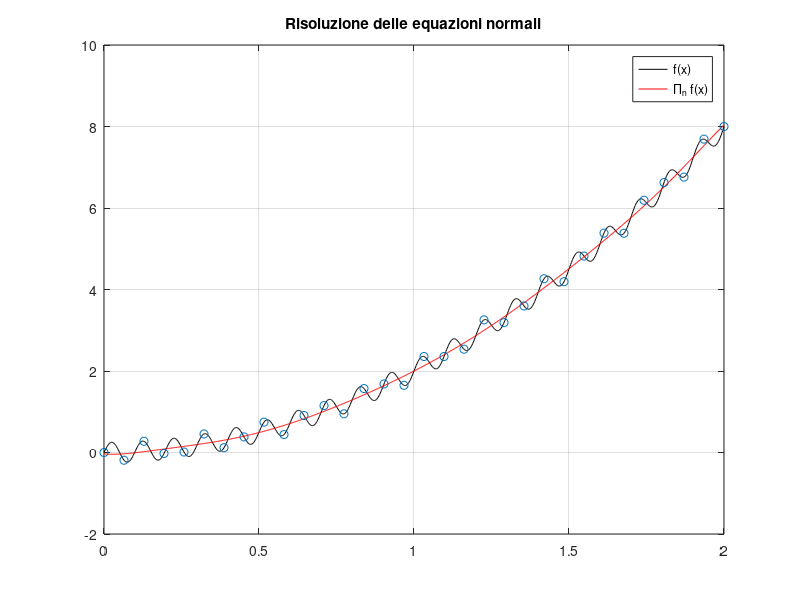
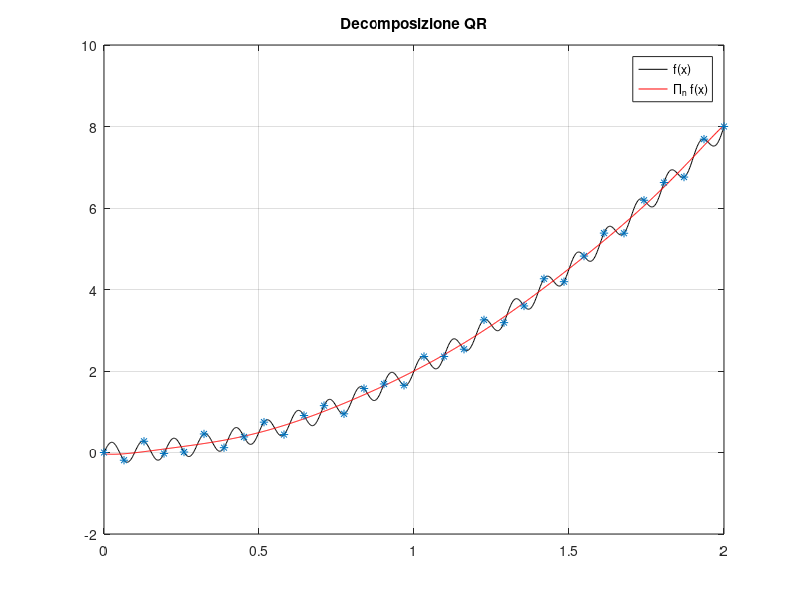
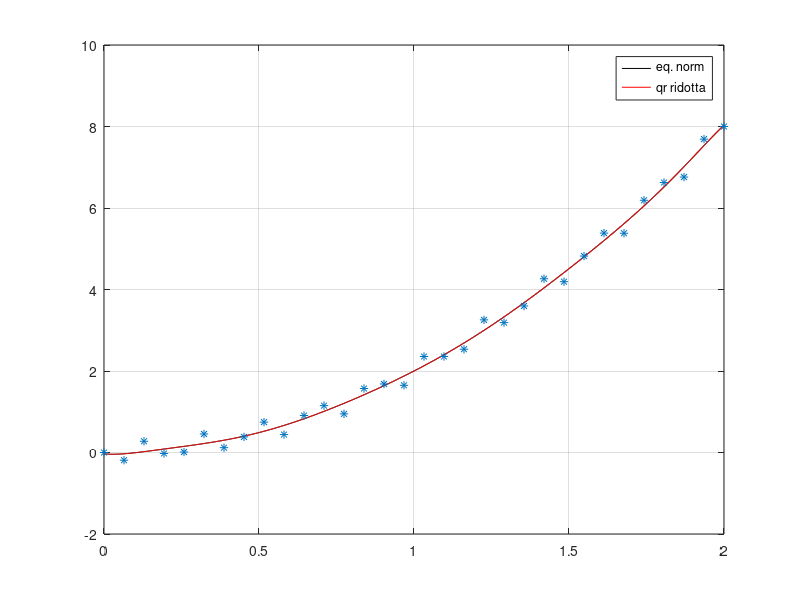

Source code (MATLAB) for these figures, in order:
% Esercizio 1 Laboratorio 9

clear
close all
clc

%% a) nuvola di punti

% definire f con una function handle

f = @(x) 2 * x .^ 2 + 1/4 * sin( 20*pi*x );

% generare i nodi con linspace

a = 0; b = 2; m = 31;

xnod = linspace( a, b, m+1 );

% fare plot dei punti

ynod = f ( xnod );

% plot( xnod, ynod, '*' );

%% b) costruzione matrice M

% help Vander

%  vander Vandermonde matrix.
%     A = vander(V), for a vector of length n, returns the n-by-n
%     Vandermonde matrix A. The columns of A are powers of the vector V,
%     such that the j-th column is A(:,j) = V(:).^(n-j)

% costruire la matrice di Vandermonde

V = vander( xnod );

% estrarre M

% n = 3;
n = 10;         % punto d

M = V( :, (end-n): end );         % m, m-1, ..., n, n-1, ..., 1, 0
% M sono le ultime n+1 colonne, pertanto in alternativa posso scrivere
% M = V( :, (m+1-n):(m+1) );

% risolvere le equazioni normali con il \ (backslash)
MM = M' * M;
My = M' * ynod';        % xnod è un vettore riga, pertanto anche ynod
c_eqnorm = MM \ My;

% plot: (non richiesto nell'esercizio)
figure();
xvect = linspace( a, b, 1e3 );
y_eval = polyval( c_eqnorm, xvect );
plot( xvect, f(xvect), 'k', xvect, y_eval, 'r' );
hold on
plot( xnod, ynod, 'o' );
grid on
legend( 'f(x)', '\Pi_n f(x)' );
title('Risoluzione delle equazioni normali');
hold off;

% commento:
% in questo caso abbiamo usato un polinomio di grado minore per tanto il
% grafico della funzione interpolante non fa \Pi(xi)=yi come nel caso
% precedenti, però fornisce col minor costo l'andamento della f(x).

% Sappiamo, inoltre, dalla teoria che il metodo delle equazioni normali è 
% poco stabile in quanto la matrice M^T*M può avere un condizionamento alto,
% in questo caso ha condizionamento dell’ordine di 1e4


%% c) fattorizzazione QR

% qr economy-size version
[Q_tilde, R_tilde] = qr(M, 0);

% Mc = y ---> R_tilde * c = Q_tilde' * y

Qy = Q_tilde' * ynod';

c_qrdecomp = R_tilde \ Qy;

% Plot:
figure();
y_qreval = polyval( c_qrdecomp, xvect );
plot( xvect, f(xvect), 'k', xvect, y_qreval, 'r' );
hold on; grid on;
plot( xnod, ynod, '*' );
legend( 'f(x)', '\Pi_n f(x)' );
title('Decomposizione QR');
hold off;

%% d) confronto tra due metodi 
% ( attenzione, ad occhio nudo non si vedono questa differenza )

diff = norm( c_qrdecomp - c_eqnorm );       % 2.6871e-13

figure();
plot( xvect, y_eval, 'k', xvect, y_qreval, 'r' );
hold on; grid on;
plot( xnod, ynod, '*' );
legend( 'eq. norm', 'qr ridotta' );
hold off

% COMMENTO:
%   diff di ordine 1e-13, se i due sistemi fossero stati con una
%   accuratezza ragionevole, la diff è circa 1e-16 (errore della macchina),
%   pertanto come afferma dalla teoria, una diff. c'è tra i due sistemi.
%   aspetto inoltre aumentare l'errore all'aumento del n

%% e) osservazione per n = 10

fprintf("Per n = 10, la differenza è %g, decisamente più grande rispetto ad n = 3\n", diff);

% infatti si può osservare direttamente dai vettori c

% dal grafico sembra che QR si stacchi dalla eq. normale, il problema è
% però nell'eq. normale in quanto non sono consapevole sui coefficienti,
% (si pensi al confronto tra il numero di condizionamento dei due metodi);
% inoltre il "distacco" è dovuto dal numero di nodi.